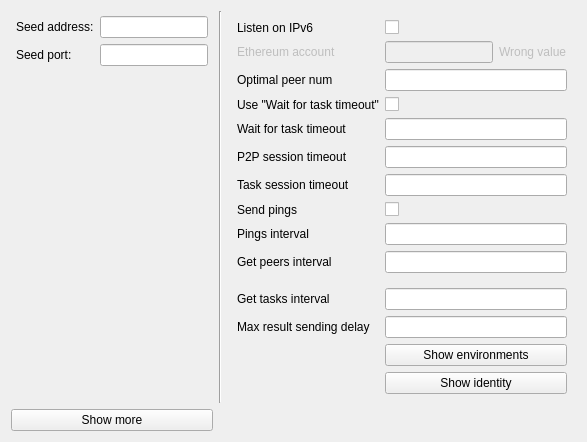
              <widget class="QWidget" name="generalTab">
               <attribute name="title">
                <string>General</string>
               </attribute>
               <layout class="QGridLayout" name="gridLayout_11">
                <item row="0" column="2">
                 <widget class="QWidget" name="advanceSettingsWidget" native="true">
                  <layout class="QFormLayout" name="formLayout_6">
                   <property name="fieldGrowthPolicy">
                    <enum>QFormLayout::AllNonFixedFieldsGrow</enum>
                   </property>
                   <item row="0" column="0">
                    <widget class="QLabel" name="label_37">
                     <property name="toolTip">
                      <string>Check this if you want to use IPv6 protocol</string>
                     </property>
                     <property name="text">
                      <string>Listen on IPv6</string>
                     </property>
                    </widget>
                   </item>
                   <item row="0" column="1">
                    <widget class="QCheckBox" name="useIp6CheckBox">
                     <property name="text">
                      <string/>
                     </property>
                    </widget>
                   </item>
                   <item row="3" column="0">
                    <widget class="QLabel" name="label_28">
                     <property name="enabled">
                      <bool>false</bool>
                     </property>
                     <property name="toolTip">
                      <string>Your ethereum address</string>
                     </property>
                     <property name="text">
                      <string>Ethereum account</string>
                     </property>
                    </widget>
                   </item>
                   <item row="3" column="1">
                    <layout class="QHBoxLayout" name="horizontalLayout_13">
                     <item>
                      <widget class="QLineEdit" name="ethAccountLineEdit">
                       <property name="enabled">
                        <bool>false</bool>
                       </property>
                      </widget>
                     </item>
                     <item>
                      <widget class="QLabel" name="accountStatusLabel">
                       <property name="enabled">
                        <bool>false</bool>
                       </property>
                       <property name="text">
                        <string>Wrong value</string>
                       </property>
                      </widget>
                     </item>
                    </layout>
                   </item>
                   <item row="4" column="0">
                    <widget class="QLabel" name="label_34">
                     <property name="toolTip">
                      <string>How many direct connections you want to have at a moment</string>
                     </property>
                     <property name="text">
                      <string>Optimal peer num</string>
                     </property>
                    </widget>
                   </item>
                   <item row="4" column="1">
                    <widget class="QLineEdit" name="optimalPeerNumLineEdit"/>
                   </item>
                   <item row="5" column="0">
                    <widget class="QLabel" name="label_35">
                     <property name="toolTip">
                      <string>If checked, Golem will wait only a given amount of seconds for resources and responses for tasks</string>
                     </property>
                     <property name="text">
                      <string>Use &quot;Wait for task timeout&quot;</string>
                     </property>
                    </widget>
                   </item>
                   <item row="5" column="1">
                    <widget class="QCheckBox" name="useWaitingForTaskTimeoutCheckBox">
                     <property name="text">
                      <string/>
                     </property>
                    </widget>
                   </item>
                   <item row="6" column="0">
                    <widget class="QLabel" name="label_36">
                     <property name="toolTip">
                      <string>How long to wait for a full task definition as a provider(seconds)</string>
                     </property>
                     <property name="text">
                      <string>Wait for task timeout</string>
                     </property>
                    </widget>
                   </item>
                   <item row="6" column="1">
                    <widget class="QLineEdit" name="waitingForTaskTimeoutLineEdit"/>
                   </item>
                   <item row="7" column="0">
                    <widget class="QLabel" name="label_38">
                     <property name="toolTip">
                      <string>How long should Golem wait to end inactive peer connection (seconds)</string>
                     </property>
                     <property name="text">
                      <string>P2P session timeout</string>
                     </property>
                    </widget>
                   </item>
                   <item row="7" column="1">
                    <widget class="QLineEdit" name="p2pSessionTimeoutLineEdit"/>
                   </item>
                   <item row="8" column="0">
                    <widget class="QLabel" name="taskSessionTimeoutConst">
                     <property name="toolTip">
                      <string>How long should Golem wait to end inactive task session (seconds)</string>
                     </property>
                     <property name="text">
                      <string>Task session timeout</string>
                     </property>
                    </widget>
                   </item>
                   <item row="8" column="1">
                    <widget class="QLineEdit" name="taskSessionTimeoutLineEdit"/>
                   </item>
                   <item row="9" column="0">
                    <widget class="QLabel" name="label_40">
                     <property name="toolTip">
                      <string>Check this if you want Golem to ping it's peers once in a while (in order to end dead connections)</string>
                     </property>
                     <property name="text">
                      <string>Send pings</string>
                     </property>
                    </widget>
                   </item>
                   <item row="9" column="1">
                    <widget class="QCheckBox" name="sendPingsCheckBox">
                     <property name="text">
                      <string/>
                     </property>
                    </widget>
                   </item>
                   <item row="10" column="0">
                    <widget class="QLabel" name="label_41">
                     <property name="toolTip">
                      <string>How often to send pings (seconds)</string>
                     </property>
                     <property name="text">
                      <string>Pings interval</string>
                     </property>
                    </widget>
                   </item>
                   <item row="10" column="1">
                    <widget class="QLineEdit" name="sendPingsLineEdit"/>
                   </item>
                   <item row="11" column="0">
                    <widget class="QLabel" name="label_42">
                     <property name="toolTip">
                      <string>How often should Golem query the network about peers (seconds)</string>
                     </property>
                     <property name="text">
                      <string>Get peers interval</string>
                     </property>
                    </widget>
                   </item>
                   <item row="11" column="1">
                    <widget class="QLineEdit" name="gettingPeersLineEdit"/>
                   </item>
                   <item row="13" column="0">
                    <widget class="QLabel" name="label_43">
                     <property name="toolTip">
                      <string>How often should Golem query the network about active tasks (seconds)</string>
                     </property>
                     <property name="text">
                      <string>Get tasks interval</string>
                     </property>
                    </widget>
                   </item>
                   <item row="13" column="1">
                    <widget class="QLineEdit" name="gettingTasksIntervalLineEdit"/>
                   </item>
                   <item row="14" column="0">
                    <widget class="QLabel" name="label_44">
                     <property name="toolTip">
                      <string>How long after the computation of a task is finished the result can be sent (seconds)</string>
                     </property>
                     <property name="text">
                      <string>Max result sending delay</string>
                     </property>
                    </widget>
                   </item>
                   <item row="14" column="1">
                    <widget class="QLineEdit" name="maxSendingDelayLineEdit"/>
                   </item>
                   <item row="15" column="1">
                    <widget class="QPushButton" name="environmentsButton">
                     <property name="toolTip">
                      <string>Environments manager</string>
                     </property>
                     <property name="text">
                      <string>Show environments</string>
                     </property>
                    </widget>
                   </item>
                   <item row="16" column="1">
                    <widget class="QPushButton" name="identityButton">
                     <property name="toolTip">
                      <string>Manage your public and private keys</string>
                     </property>
                     <property name="text">
                      <string>Show identity</string>
                     </property>
                    </widget>
                   </item>
                   <item row="12" column="0">
                    <widget class="Line" name="line_3">
                     <property name="orientation">
                      <enum>Qt::Horizontal</enum>
                     </property>
                    </widget>
                   </item>
                   <item row="16" column="0">
                    <widget class="Line" name="line_4">
                     <property name="orientation">
                      <enum>Qt::Vertical</enum>
                     </property>
                    </widget>
                   </item>
                  </layout>
                 </widget>
                </item>
                <item row="0" column="0">
                 <layout class="QGridLayout" name="gridLayout_7">
                  <property name="margin">
                   <number>5</number>
                  </property>
                  <item row="0" column="0">
                   <layout class="QFormLayout" name="formLayout_4">
                    <property name="fieldGrowthPolicy">
                     <enum>QFormLayout::AllNonFixedFieldsGrow</enum>
                    </property>
                    <item row="0" column="0">
                     <widget class="QLabel" name="label_10">
                      <property name="toolTip">
                       <string>IP address of a node to try to connect to</string>
                      </property>
                      <property name="text">
                       <string>Seed address:</string>
                      </property>
                     </widget>
                    </item>
                    <item row="0" column="1">
                     <widget class="QLineEdit" name="hostAddressLineEdit"/>
                    </item>
                    <item row="1" column="0">
                     <widget class="QLabel" name="label_11">
                      <property name="toolTip">
                       <string>Port number to try to connect to</string>
                      </property>
                      <property name="text">
                       <string>Seed port:</string>
                      </property>
                     </widget>
                    </item>
                    <item row="1" column="1">
                     <widget class="QLineEdit" name="hostIPLineEdit"/>
                    </item>
                   </layout>
                  </item>
                 </layout>
                </item>
                <item row="1" column="0">
                 <widget class="QPushButton" name="showAdvanceButton">
                  <property name="toolTip">
                   <string>Advanced options</string>
                  </property>
                  <property name="text">
                   <string>Show more</string>
                  </property>
                 </widget>
                </item>
                <item row="0" column="1">
                 <widget class="Line" name="line_5">
                  <property name="orientation">
                   <enum>Qt::Vertical</enum>
                  </property>
                 </widget>
                </item>
               </layout>
              </widget>
